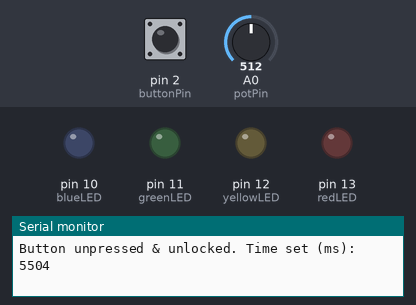
Bench run of a sketch on a simulated Arduino Uno, built with avr-gcc and run on an emulated ATmega328P. Parts: output pins drawn as LEDs (lit = HIGH), the last lines printed to the serial monitor. The test bench sets the inputs (shaded band); at power-on: pin 2 (buttonPin) LOW, A0 (potPin) = 512.

Above: at 1.2 s.
1.3 s: pin 2 (buttonPin) pulled HIGH for 0.15 s
At 2.5 s:
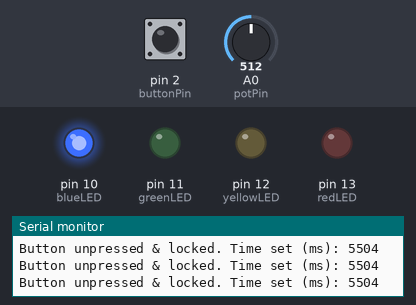
At 4.3 s:
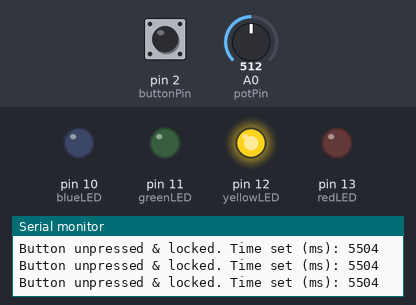
4.4 s: A0 (potPin) set to 1004
At 5.9 s:
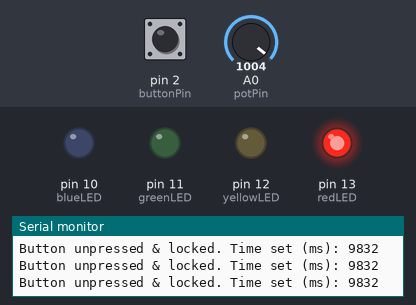
7.4 s: A0 (potPin) set to 1023
10.4 s: pin 2 (buttonPin) pulled HIGH for 1 s
At 13.3 s:
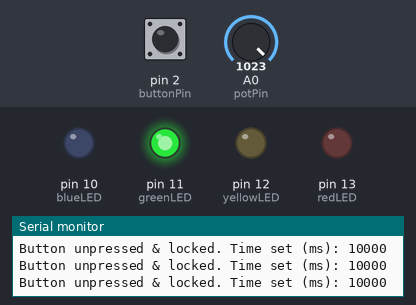
14.4 s: pin 2 (buttonPin) driven HIGH
17.4 s: pin 2 (buttonPin) pulsed LOW 2 times (0.12 s each, 0.3 s apart)
Timing chart, 0 to 22.0 s (numbered marks = the images above; inputs shaded):
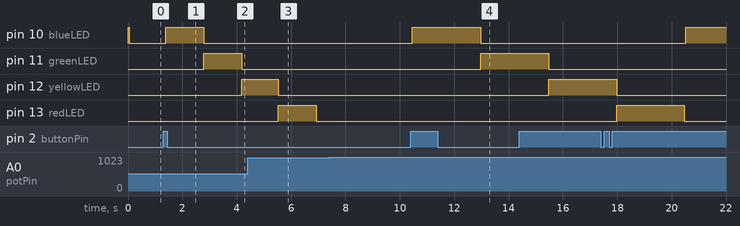

The sketch:

Button_Dial_Timer_LED_Assignment.ino
```cpp
//TASK: Create a circuit where when a button is pressed an LED will turn on. Also triggers a timer which will determine how long the LED will stay lit. A dial (potentiometer) used to control the time.

int buttonPin = 2; //button connected to digital pin 2
int buttonState = 0; //define variable. set button state to off
int pressed = 1; //HIGH represented as variable to simplify code
int lock = 0; //Pressing the button again once the timer is started doesn't affect it
int blueLED = 10; //blue LED, connected to pin 10
int yellowLED = 12; //yellow LED, connected to pin 12
int greenLED = 11; //green LED, connected to pin 11
int redLED = LED_BUILTIN; //red LED, connected to builtin LED pin
int potPin = A0; //potentiometer connected to A0 analog pin
int potVal = 0;//read value of potentiometer pin
int lightUpDuration = 0; //define variable. length of timer in ms, selected by dial
long totalTime = 0; //define variable. keeps track of target time for LED countdown. Using long instead of int so the value doesn't overflow.
long storedMillis = 0; //needed for LED countdown. Using long instead of int to ensure it doesn't overflow. While debugging via serial monitor output, I found that storedMillis turned negative which broke the countdown.
//Arduino UNO stores a range of -32,768 to 32,767 for int. That's insufficent for this circuit given that 1000ms is 1 second, so the circuit could only run for up to 32.7 seconds before it breaks. Whereas long goes up to 2 billion.
int divideVar = 0; //define variable, required for LED countdown

void setup()
{
  Serial.begin(9600);
  pinMode(blueLED, OUTPUT); //setup blue LED power pin
  pinMode(yellowLED, OUTPUT); //setup yellow LED power pin
  pinMode(greenLED, OUTPUT); //setup green LED power pin
  pinMode(redLED, OUTPUT); //setup red LED power pin
  pinMode(buttonPin, INPUT); //output button push status as variable
  pinMode(potPin, INPUT); //setup potentiometer status as variable
}

void loop()
{
buttonState = digitalRead(buttonPin); //store button status as variable

//potentiometer setup
potVal = analogRead(potPin);
int lightUpDuration = potVal;
lightUpDuration = map(lightUpDuration, 0, 1023, 1000, 10000); //dial can set the time from 1 second to 10 seconds. 1000ms(1s)-10000ms(10s)

//print serial monitor status of button & potentiometer for debugging. To debug millis, totalTime or storedMillis, uncomment the respective lines
if (buttonState == pressed) {
  if (lock == 1) {
    Serial.print("Button pressed & locked. Time set (ms): ");
    Serial.println(lightUpDuration);
	  //Serial.println(totalTime);
	  //Serial.println(millis());
    //Serial.println(storedMillis);
  } else {
    Serial.print("Button pressed & unlocked. Time set (ms): ");
    Serial.println(lightUpDuration);
    //Serial.println(totalTime);
	  //Serial.println(millis());
    //Serial.println(storedMillis);
  }
} else {
    if (lock == 1) {
    Serial.print("Button unpressed & locked. Time set (ms): ");
    Serial.println(lightUpDuration);
	  //Serial.println(totalTime);
	  //Serial.println(millis());
    //Serial.println(storedMillis);
    } else {
    Serial.print("Button unpressed & unlocked. Time set (ms): ");
    Serial.println(lightUpDuration);
  	//Serial.println(totalTime);
  	//Serial.println(millis());
    //Serial.println(storedMillis);
    }
}

//TURN ON AND TURN OFF LEDs, DISPLAYING COUNTDOWN EFFECT
//EXPLANATION: to get countdown effect working for the 4 LEDs each LED turns on at 4 intervals. specifically, when 100% of the timer remains, when 75% remains, 50% remains, 25%, and lastly 0%.
//Example: 2000ms millis & dial set to 5000ms. all LEDs will turn off once millis reaches 7000ms. there are 4 LEDs so divide dial time by 4 (5000/4 = 1000). immediately after pressing button, blue LED is lit.
//then, when millis reaches 4000ms, green LED is lit. At 5000ms, yellow LED is lit. 6000ms, red LED is lit. at 7000ms, all LEDs are turned off.
//2000ms + 1000ms = 3000ms, 2000ms + (1000ms + 1000ms) = 4000ms, 2000ms + (1000ms + 1000ms + 1000ms) = 5000ms, etc.

if (buttonState == pressed && lock == 0) {
 lock = 1; //pressing the button won't do anything until countdown is over
 storedMillis = millis(); //notes millis when the button was pressed
 divideVar = lightUpDuration / 4; //4 LEDs used
 totalTime = storedMillis + lightUpDuration; //determine when all LEDs will turn off
 }

 if (millis() <= (storedMillis + divideVar)) {
   digitalWrite(blueLED, HIGH); //turn on blue LED at start of countdown
   digitalWrite(greenLED, LOW); //turn off green LED
   digitalWrite(yellowLED, LOW); //turn off yellow LED
   digitalWrite(redLED, LOW); //turn off red LED
  } else if ((millis() > (storedMillis + divideVar)) && (millis() <= (storedMillis + divideVar + divideVar))) {
   digitalWrite(blueLED, LOW); //turn off blue LED
  digitalWrite(greenLED, HIGH); //turn on green LED
   digitalWrite(yellowLED, LOW); //turn off yellow LED
   digitalWrite(redLED, LOW); //turn off red LED
  } else if ((millis() > (storedMillis + divideVar + divideVar)) && (millis() <= (storedMillis + divideVar + divideVar + divideVar))) {
   digitalWrite(blueLED, LOW); //turn off blue LED
    digitalWrite(greenLED, LOW); //turn off green LED
   digitalWrite(yellowLED, HIGH); //turn on yellow LED
   digitalWrite(redLED, LOW); //turn off red LED
  } else if ((millis() > (storedMillis + divideVar + divideVar + divideVar)) && (millis() < totalTime)) {
   digitalWrite(blueLED, LOW); //turn off blue LED
   digitalWrite(yellowLED, LOW); //turn off yellow LED
   digitalWrite(greenLED, LOW); //turn off green LED
   digitalWrite(redLED, HIGH); //turn on red LED
 } else if (millis() >= totalTime) {
   digitalWrite(blueLED, LOW); //turn off blue LED
   digitalWrite(yellowLED, LOW); //turn off yellow LED
   digitalWrite(greenLED, LOW); //turn off green LED
   digitalWrite(redLED, LOW); //turn off red LED
   lock = 0; //unlocks button. Pressing it can now start the countdown again.
 }
  delay(10); //delay a little bit to improve performance
}
```

Measured:
- after the input at 1.3 s, pin 10 (blueLED): LOW → HIGH after 0.09 s, → LOW 1.4 s later; pin 11 (greenLED): LOW → HIGH after 1.5 s, → LOW 1.4 s later; pin 12 (yellowLED): LOW → HIGH after 2.9 s
- after the input at 10.4 s, pin 10 (blueLED): LOW → HIGH after 0.07 s, → LOW 2.5 s later; pin 11 (greenLED): LOW → HIGH after 2.6 s
